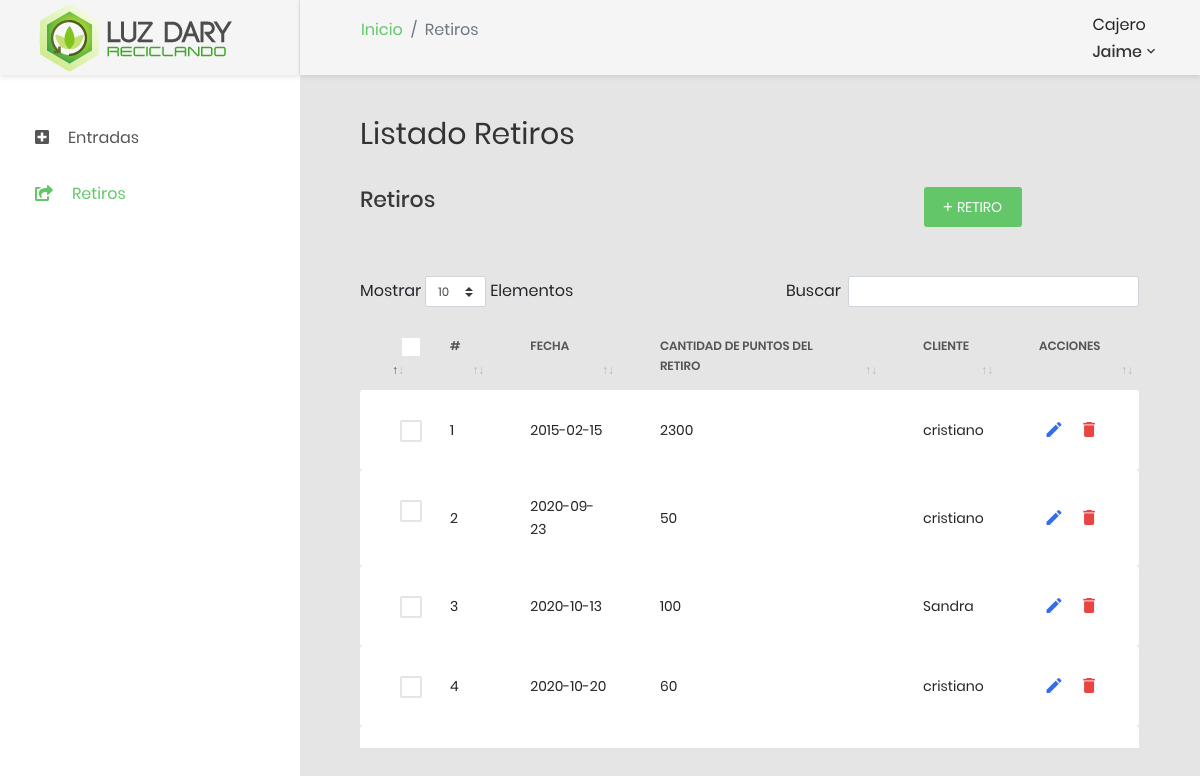
The page /?controller=retiro (signed in) on the database its author committed.
### tables this page shows
CREATE TABLE `retiro` (
  `Id_Retiro` int(11) NOT NULL,
  `Fecha` date NOT NULL,
  `Cantidad_Puntos_de_Retiro` int(11) NOT NULL,
  `Id_Usuario` int(11) NOT NULL
);

CREATE TABLE `usuario` (
  `Id_Usuario` int(11) NOT NULL,
  `Nombre` varchar(30) NOT NULL,
  `Apellido` varchar(30) NOT NULL,
  `Cedula` bigint(20) NOT NULL,
  `Correo` varchar(30) NOT NULL,
  `Telefono` bigint(11) NOT NULL,
  `Direccion` varchar(40) NOT NULL,
  `foto` varchar(250) DEFAULT NULL,
  `foto_url` varchar(300) DEFAULT NULL,
  `Clave` varchar(30) NOT NULL,
  `Id_Rol` int(11) NOT NULL,
  `Id_Estado` int(11) NOT NULL,
  `Id_Empresa_Reciclaje` int(11) DEFAULT NULL,
  `Puntos_Acumulados` int(11) DEFAULT NULL
);

### models/Retiro.php (called while the page is built, shortened)
<?php
	class Retiro
	{
		private $pdo;
		public function __construct()
		{
			try {
				$this->pdo = new Database;
			} catch(PDOException $e) {
				die($e->getMessage());
			}
		}
		public function getAll()
		{
			try {
				$strSql = "SELECT r.*,u.Nombre as usuario FROM retiro r INNER JOIN usuario u ON r.Id_Usuario=u.Id_Usuario  ORDER BY r.Id_Retiro ASC";
				$query = $this->pdo->select($strSql);
				return $query;
			} catch(PDOException $e) {
				die($e->getMessage());
			}
		}
	}

### providers/Database.php (called while the page is built, shortened)
<?php
	class Database extends PDO
	{
		public function select($strSql, $arrayData = array(), $fetchMode = PDO::FETCH_OBJ)
		{
			$query = $this->prepare($strSql);
			if(!$query->execute()) {
				echo "Error, la Consulta no se Realizó";
			} else {
				return $query->fetchAll($fetchMode);
			}
		}
	}

### views/Retiros/list.php (the view, shortened to what this page needs)
<div class="main-content">
	<div class="section__content section__content--p30">
		<div class="container-fluid">
			<div class="col-md-12">
				<h3 class="title-1 m-b-35">Listado Retiros</h3>
				<div class="table-data__tool">
					<div class="table-data__tool-left">
						<div class="rs-select2--light rs-select2--md">
							<h3 class="title-5 m-b-35">Retiros</h3>
						</div>
					</div>
					<?php if ($_SESSION['usuario']->Id_Rol == 1) { ?>
						<div class="table-data__tool-right">
								<div class="rs-select2--dark rs-select2--sm rs-select2--dark2">
								</div>
							</div>
						</div>
					<?php }else{?>
						<div class="table-data__tool-right">
							<a href="?controller=retiro&method=add" class="au-btn au-btn-icon au-btn--green au-btn--small" >
								<i class="zmdi zmdi-plus"></i>Retiro</a>
							</div>
						</div>
					<?php }?>
					<div class="table-responsive table-data">
						<?php if ($_SESSION['usuario']->Id_Rol == 1) {  ?>
							<table id="dataTable" class="table table-borderless table-striped table-earning">
								<thead>
									<tr>
										<th>
											<label class="au-checkbox">
												<input type="checkbox">
												<span class="au-checkmark"></span>
											</label>
										</th>
										<th>#</th>
										<th>Fecha</th>
										<th>Cantidad de puntos del Retiro</th>
										<th>Cliente</th>
									</tr>
								</thead>
								<tbody>
									<?php foreach ($retiros as $retiro) : ?>
										<tr>
											<td>
												<label class="au-checkbox">
													<input type="checkbox">
													<span class="au-checkmark"></span>
												</label>
											</td>
											<td><?php echo $retiro->Id_Retiro ?></td>
											<td><?php echo $retiro->Fecha ?></td>
											<td><?php echo $retiro->Cantidad_Puntos_de_Retiro ?></td>
											<td><?php echo $retiro->usuario ?></td>
										</tr>
									<?php endforeach?>
								</tbody>
							</table>
						<?php }else{ ?>
							<table id="dataTable" class="table table-data2">
								<thead>
									<tr>
										<th>
											<label class="au-checkbox">
												<span class="au-checkmark"></span>
											</label>
										</th>
										<th>#</th>
										<th>Fecha</th>
										<th>Cantidad de puntos del Retiro</th>
										<th>Cliente</th>
										<th>Acciones</th>
									</tr>
								</thead>
								<tbody>
									<?php foreach ($retiros as $retiro) : ?>
										<tr>
											<td>
												<label class="au-checkbox">
													<span class="au-checkmark"></span>
												</label>
											</td>
											<td><?php echo $retiro->Id_Retiro ?></td>
											<td><?php echo $retiro->Fecha ?></td>
											<td><?php echo $retiro->Cantidad_Puntos_de_Retiro ?></td>
											<td><?php echo $retiro->usuario ?></td>
											<td>
												<div class="table-data-feature">
													<a href="?controller=retiro&method=edit&Id_Retiro=<?php echo $retiro->Id_Retiro?>" class="item" data-toggle="tooltip" data-placement="top" title="Editar">
														<i class="zmdi zmdi-edit"></i>
													</a>
													<a href="?controller=retiro&method=delete&Id_Retiro=<?php echo $retiro->Id_Retiro?>" class="item" data-toggle="tooltip" data-placement="top" title="Eliminar">
														<i class="zmdi zmdi-delete"></i>
													</a>
												</div>
											</td>
										</tr>
									<?php endforeach?>
								</tbody>
							</table>
						<?php } ?>
					</div>
				</div>
			</div>
		</div>
	</div>
</div>

### index.php (shortened to what this page needs)
<?php
	require'providers/Database.php';
	$controller = 'WebController';
	if (!isset($_REQUEST['controller'])) {
		require "controllers/". $controller .".php";
		$controller = ucwords($controller);
		$controller = new $controller;
		$controller->index();
	}else{
		$method = isset($_REQUEST['method']) ? $_REQUEST['method'] : 'index';
		$controller = new $controller;
		call_user_func(array($controller, $method));
	}

### controllers/RetiroController.php (shortened to what this page needs)
<?php
	require 'models/Retiro.php';
	class RetiroController
	{
		private $model;
		public function __construct()
		{
			$this->model = new Retiro;
		}
		public function index()
		{
			$controller= 'Retiros';
			if (isset($_SESSION['usuario']) && ($_SESSION['usuario']->rol == 'Gerente')|| ($_SESSION['usuario']->rol == 'Cajero')|| ($_SESSION['usuario']->rol == 'Cliente')){
				if ($_SESSION['usuario']->rol == 'Cliente') {
					$cliente = $_SESSION['usuario']->Id_Usuario;
					require 'views/dashboard.php';
					$retiros = $this->model->getAllCliente($cliente);
					require 'views/Retiros/list.php';
					require 'views/footer.php';
				}else{
					require 'views/dashboard.php';
					$retiros = $this->model->getAll();
					require 'views/Retiros/list.php';
					require 'views/footer.php';
				}
			}else {
				header('Location: ?controller=Retiro');
			}
		}
	}

### views/dashboard.php (shortened to what this page needs)
<!DOCTYPE html>
<html lang="en">
<head>
    <link href="assets/dashboard/css/font-face.css" rel="stylesheet" media="all">
    <link href="assets/dashboard/vendor/font-awesome-4.7/css/font-awesome.min.css" rel="stylesheet" media="all">
    <link href="assets/dashboard/vendor/font-awesome-5/css/fontawesome-all.min.css" rel="stylesheet" media="all">
    <link href="assets/dashboard/vendor/mdi-font/css/material-design-iconic-font.min.css" rel="stylesheet" media="all">
    <link href="assets/dashboard/vendor/bootstrap-4.1/bootstrap.min.css" rel="stylesheet" media="all">
    <link href="assets/dashboard/vendor/animsition/animsition.min.css" rel="stylesheet" media="all">
    <link href="assets/dashboard/vendor/bootstrap-progressbar/bootstrap-progressbar-3.3.4.min.css" rel="stylesheet" media="all">
    <link href="assets/dashboard/vendor/wow/animate.css" rel="stylesheet" media="all">
    <link href="assets/dashboard/vendor/css-hamburgers/hamburgers.min.css" rel="stylesheet" media="all">
    <link href="assets/dashboard/vendor/slick/slick.css" rel="stylesheet" media="all">
    <link href="assets/dashboard/vendor/select2/select2.min.css" rel="stylesheet" media="all">
    <link href="assets/dashboard/vendor/perfect-scrollbar/perfect-scrollbar.css" rel="stylesheet" media="all">
    <link href="assets/dashboard/css/theme.css" rel="stylesheet" media="all">
    <link rel="stylesheet" type="text/css" href="assets/dataTable/dataTables.min.css">
    <link rel="stylesheet" type="text/css" href="assets/dataTable/DataTables-1.10.21/css/dataTables.bootstrap4.min.css">
</head>
<body class="animsition">
    <div class="page-wrapper">
        <aside class="menu-sidebar d-none d-lg-block">
            <div class="logo">
                <a href="?controller=dashboard">
                    <img src="assets/dashboard/images/icon/L-LuzDary-large.png" alt="Cool Admin" />
                </a>
            </div>
            <div class="menu-sidebar__content js-scrollbar1">
                <nav class="navbar-sidebar">
                    <ul class="list-unstyled navbar__list">
                        <?php if (isset($_SESSION['usuario']) && ($_SESSION['usuario']->rol == 'Gerente')|| ($_SESSION['usuario']->rol == 'Cajero')|| ($_SESSION['usuario']->rol == 'Cliente')){ ?>
                        <?php if ($controller!= 'Entradas') { ?>
                        <li >
                            <a  href="?controller=entrada">
                            <i class="fas  fa-plus-square"></i>Entradas</a>
                        </li>
                        <?php }?>
                        <?php }?>
                         <?php if (isset($_SESSION['usuario']) && ($_SESSION['usuario']->rol == 'Gerente')|| ($_SESSION['usuario']->rol == 'Cliente')|| ($_SESSION['usuario']->rol == 'Cajero')){ ?>
                        <?php if ($controller!= 'Retiros') { ?>
                            <li>
                                <a  href="?controller=retiro">
                                    <i class="fas  fa-share-square"></i>Retiros</a>
                            </li>
                        <?php }else{?>
                            <li class="active">
                                <a  href="?controller=retiro">
                                    <i class="fas  fa-share-square"></i>Retiros</a>
                            </li>
                        <?php }?>
                        <?php }?>
                    </ul>
                </nav>
            </div>
        </aside>
        <div class="page-container">
            <header class="header-desktop">
                <div class="section__content section__content--p30">
                    <div class="container-fluid">
                        <div class="header-wrap">
                            <div class="">
                                <ol class="breadcrumb float-sm-right">
                                  <li class="breadcrumb-item"><a href="?controller=home">Inicio</a></li>
                                  <?php if(isset($metodo)){
                                  ?>
                                  <li class="breadcrumb-item active"><a href="?controller=<?php echo ($name)?>"><?php echo ($controller)?></li></a>
                                  <?php }else if(isset($controller)){ ?>
                                    <li class="breadcrumb-item active"><?php echo ($controller)?></li>
                                  <?php } ?>
                                </ol>
                            </div>
                            <div class="header-button">
                                <div class="account-wrap">
                                    <div class="account-item clearfix js-item-menu">
                                        <div class="content">
                                            <p class="js-acc-btn" href="#"><?php echo $_SESSION['usuario']->rol?></p>
                                            <a class="js-acc-btn" href="#"><?php echo $_SESSION['usuario']->Nombre?></a>
                                        </div>
                                    </div>
                                </div>
                            </div>
                        </div>
                    </div>
                </div>
            </header>

### views/footer.php (shortened to what this page needs)
 </div>
</body>
</html>

### rows shown on the page
retiro: Id_Retiro "1", Fecha "2015-02-15", Cantidad_Puntos_de_Retiro "2300", Id_Usuario.Nombre "cristiano"
retiro: Id_Retiro "2", Fecha "2020-09-23", Cantidad_Puntos_de_Retiro "50", Id_Usuario.Nombre "cristiano"
retiro: Id_Retiro "3", Fecha "2020-10-13", Cantidad_Puntos_de_Retiro "100", Id_Usuario.Nombre "Sandra"
retiro: Id_Retiro "4", Fecha "2020-10-20", Cantidad_Puntos_de_Retiro "60", Id_Usuario.Nombre "cristiano"

### other values the page prints
$controller "Retiros"
$_SESSION['usuario']->rol "Cajero"
$_SESSION['usuario']->Nombre "Jaime"
